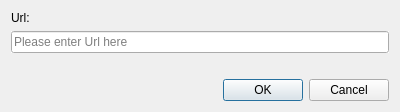
<?xml version="1.0" encoding="UTF-8"?>
<ui version="4.0">
 <class>EditUrlDialog</class>
 <widget class="QDialog" name="EditUrlDialog">
  <property name="geometry">
   <rect>
    <x>0</x>
    <y>0</y>
    <width>400</width>
    <height>102</height>
   </rect>
  </property>
  <property name="windowTitle">
   <string>Dialog</string>
  </property>
  <layout class="QVBoxLayout" name="verticalLayout">
   <item>
    <widget class="QLabel" name="urlLabel">
     <property name="text">
      <string>Url:</string>
     </property>
     <property name="textInteractionFlags">
      <set>Qt::NoTextInteraction</set>
     </property>
    </widget>
   </item>
   <item>
    <widget class="QLineEdit" name="urlLineEdit">
     <property name="autoFillBackground">
      <bool>true</bool>
     </property>
     <property name="placeholderText">
      <string>Please enter Url here</string>
     </property>
    </widget>
   </item>
   <item>
    <widget class="QLabel" name="urlErrorLabel">
     <property name="enabled">
      <bool>true</bool>
     </property>
     <property name="textInteractionFlags">
      <set>Qt::TextSelectableByKeyboard|Qt::TextSelectableByMouse</set>
     </property>
    </widget>
   </item>
   <item>
    <widget class="QDialogButtonBox" name="buttonBox">
     <property name="orientation">
      <enum>Qt::Horizontal</enum>
     </property>
     <property name="standardButtons">
      <set>QDialogButtonBox::Cancel|QDialogButtonBox::Ok</set>
     </property>
    </widget>
   </item>
  </layout>
 </widget>
 <resources/>
 <connections>
  <connection>
   <sender>buttonBox</sender>
   <signal>accepted()</signal>
   <receiver>EditUrlDialog</receiver>
   <slot>accept()</slot>
   <hints>
    <hint type="sourcelabel">
     <x>248</x>
     <y>254</y>
    </hint>
    <hint type="destinationlabel">
     <x>157</x>
     <y>274</y>
    </hint>
   </hints>
  </connection>
  <connection>
   <sender>buttonBox</sender>
   <signal>rejected()</signal>
   <receiver>EditUrlDialog</receiver>
   <slot>reject()</slot>
   <hints>
    <hint type="sourcelabel">
     <x>316</x>
     <y>260</y>
    </hint>
    <hint type="destinationlabel">
     <x>286</x>
     <y>274</y>
    </hint>
   </hints>
  </connection>
 </connections>
</ui>
